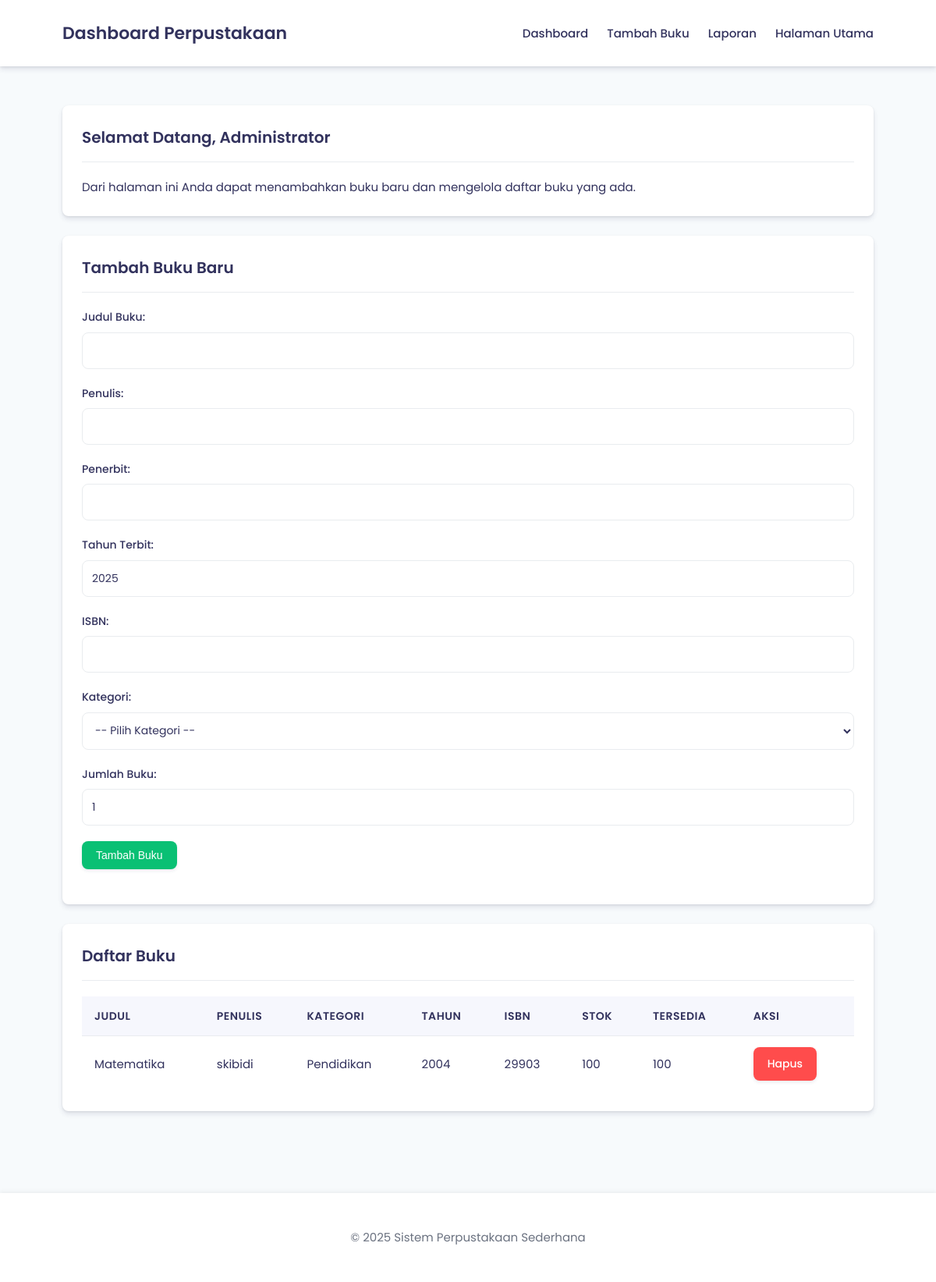
Screenshot of /admin/tambah_buku.php (signed in) with the database file from the repository.
### tables this page shows
CREATE TABLE `buku` (
  `id` int(11) NOT NULL,
  `judul` varchar(255) NOT NULL,
  `penulis` varchar(255) NOT NULL,
  `penerbit` varchar(255) NOT NULL,
  `tahun_terbit` int(11) NOT NULL,
  `isbn` varchar(20) NOT NULL,
  `kategori` varchar(100) NOT NULL,
  `jumlah_tersedia` int(11) NOT NULL DEFAULT 1,
  `total_stok` int(11) NOT NULL DEFAULT 1,
  `created_at` timestamp NOT NULL DEFAULT current_timestamp()
);

### includes/functions.php (called while the page is built, shortened)
<?php
require_once '../config/database.php';
function get_all_books()
{
    global $conn;
    $query = "SELECT * FROM buku ORDER BY judul ASC";
    $result = mysqli_query($conn, $query);
    $books = [];
    while ($row = mysqli_fetch_assoc($result)) {
        $books[] = $row;
    }
    return $books;
}
?>

### admin/tambah_buku.php (the view, shortened to what this page needs)
<?php
require_once '../config/database.php';
require_once '../includes/functions.php';
$books = get_all_books();
$admin_id = $_SESSION['admin_id'];
$query_admin = "SELECT * FROM admin WHERE id = '$admin_id'";
$result_admin = mysqli_query($conn, $query_admin);
$admin = mysqli_fetch_assoc($result_admin);
?>
<!DOCTYPE html>
<html lang="id">
<head>
    <link rel="stylesheet" href="../assets/css/style.css">
</head>
<body>
    <header>
        <div class="container">
            <h1>Dashboard Perpustakaan</h1>
            <nav>
                <ul>
                    <li><a href="dashboard.php">Dashboard</a></li>
                    <li><a href="tambah_buku.php">Tambah Buku</a></li>
                    <li><a href="laporan.php">Laporan</a></li>
                    <li><a href="../dashboard_utama.php">Halaman Utama</a></li>
                </ul>
            </nav>
        </div>
    </header>
    <div class="container">
        <div class="card">
            <div class="card-header">
                <h2>Selamat Datang, <?php echo $admin['nama']; ?></h2>
            </div>
            <p>Dari halaman ini Anda dapat menambahkan buku baru dan mengelola daftar buku yang ada.</p>
        </div>
        <div class="card">
            <div class="card-header">
                <h2>Tambah Buku Baru</h2>
            </div>
            <form id="book-form" method="POST" action="">
                <div>
                    <label for="judul">Judul Buku:</label>
                    <input type="text" id="judul" name="judul" value="<?php echo isset($_POST['judul']) ? $_POST['judul'] : ''; ?>" required>
                </div>
                <div>
                    <label for="penulis">Penulis:</label>
                    <input type="text" id="penulis" name="penulis" value="<?php echo isset($_POST['penulis']) ? $_POST['penulis'] : ''; ?>" required>
                </div>
                <div>
                    <label for="penerbit">Penerbit:</label>
                    <input type="text" id="penerbit" name="penerbit" value="<?php echo isset($_POST['penerbit']) ? $_POST['penerbit'] : ''; ?>" required>
                </div>
                <div>
                    <label for="tahun_terbit">Tahun Terbit:</label>
                    <input type="number" id="tahun_terbit" name="tahun_terbit" min="1900" max="<?php echo date('Y'); ?>" value="<?php echo isset($_POST['tahun_terbit']) ? $_POST['tahun_terbit'] : date('Y'); ?>" required>
                </div>
                <div>
                    <label for="isbn">ISBN:</label>
                    <input type="text" id="isbn" name="isbn" value="<?php echo isset($_POST['isbn']) ? $_POST['isbn'] : ''; ?>" required>
                </div>
                <div>
                    <label for="kategori">Kategori:</label>
                    <select id="kategori" name="kategori" required>
                        <option value="">-- Pilih Kategori --</option>
                    </select>
                </div>
                <div>
                    <label for="jumlah">Jumlah Buku:</label>
                    <input type="number" id="jumlah" name="jumlah" min="1" value="<?php echo isset($_POST['jumlah']) ? $_POST['jumlah'] : '1'; ?>" required>
                </div>
                <div>
                    <button type="submit" name="tambah_buku" class="btn btn-success">Tambah Buku</button>
                </div>
            </form>
        </div>
        <div class="card">
            <div class="card-header">
                <h2>Daftar Buku</h2>
            </div>
            <?php if (count($books) > 0): ?>
                <table>
                    <thead>
                        <tr>
                            <th>Judul</th>
                            <th>Penulis</th>
                            <th>Kategori</th>
                            <th>Tahun</th>
                            <th>ISBN</th>
                            <th>Stok</th>
                            <th>Tersedia</th>
                            <th>Aksi</th>
                        </tr>
                    </thead>
                    <tbody>
                        <?php foreach ($books as $book): ?>
                            <tr>
                                <td><?php echo $book['judul']; ?></td>
                                <td><?php echo $book['penulis']; ?></td>
                                <td><?php echo $book['kategori']; ?></td>
                                <td><?php echo $book['tahun_terbit']; ?></td>
                                <td><?php echo $book['isbn']; ?></td>
                                <td><?php echo $book['total_stok']; ?></td>
                                <td><?php echo $book['jumlah_tersedia']; ?></td>
                                <td>
                                    <a href="tambah_buku.php?action=delete&id=<?php echo $book['id']; ?>" class="btn btn-danger" onclick="return confirm('Yakin ingin menghapus buku ini?');">Hapus</a>
                                </td>
                            </tr>
                        <?php endforeach; ?>
                    </tbody>
                </table>
            <?php else: ?>
                <p>Belum ada buku yang tersedia.</p>
            <?php endif; ?>
        </div>
    </div>
    <footer>
        <div class="container">
            <p>&copy; <?php echo date('Y'); ?> Sistem Perpustakaan Sederhana</p>
        </div>
    </footer>
</body>
</html>

### assets/css/style.css (style rules this page uses)
:root { --primary: #5469d4; --primary-light: #7b8ce6; --secondary: #32325d; --success: #0ac074; --danger: #ff4c4c; --warning: #ffb82e; --info: #17a2b8; --light: #f8f9fa; --dark: #212529; --gray: #6b7280; --light-gray: #e9ecef; --white: #ffffff; --shadow: 0 4px 6px rgba(50, 50, 93, 0.11), 0 1px 3px rgba(0, 0, 0, 0.08); --shadow-lg: 0 10px 20px rgba(50, 50, 93, 0.15), 0 5px 8px rgba(0, 0, 0, 0.1); --border-radius: 8px; --transition: all 0.2s ease; }
* { box-sizing: border-box; margin: 0; padding: 0; }
body { font-family: 'Poppins'; line-height: 1.6; margin: 0; padding: 0; background-color: #f7fafc; color: var(--secondary); font-size: 15px; }
.container { width: 90%; max-width: 1200px; margin: 0 auto; padding: 20px; }
header { background-color: var(--white); color: var(--secondary); padding: 15px 0; margin-bottom: 30px; box-shadow: var(--shadow); position: sticky; top: 0; z-index: 1000; }
header .container { display: flex; justify-content: space-between; align-items: center; padding: 10px 20px; }
header h1 { margin: 0; font-size: 22px; font-weight: 600; color: var(--secondary); }
nav ul { list-style: none; display: flex; margin: 0; padding: 0; }
nav ul li { margin-left: 24px; }
nav ul li a { color: var(--secondary); text-decoration: none; font-weight: 500; padding: 5px 0; position: relative; transition: var(--transition); }
nav ul li a:after { content: ''; position: absolute; width: 0; height: 2px; display: block; margin-top: 3px; background: var(--primary); transition: var(--transition); }
.card { background-color: var(--white); border-radius: var(--border-radius); box-shadow: var(--shadow); margin-bottom: 25px; padding: 25px; transition: var(--transition); }
.card-header { border-bottom: 1px solid var(--light-gray); padding-bottom: 15px; margin-bottom: 20px; display: flex; justify-content: space-between; align-items: center; }
.card-header h2 { margin: 0; font-size: 20px; font-weight: 600; color: var(--secondary); }
.btn { display: inline-block; padding: 10px 18px; border-radius: var(--border-radius); background-color: var(--primary); color: var(--white); text-decoration: none; border: none; cursor: pointer; font-size: 14px; font-weight: 500; transition: var(--transition); box-shadow: 0 2px 4px rgba(50, 50, 93, 0.1); }
.btn-success { background-color: var(--success); }
.btn-danger { background-color: var(--danger); }
table { width: 100%; border-collapse: collapse; margin-bottom: 0; }
table th, table td { padding: 14px 16px; text-align: left; vertical-align: middle; }
table th { background-color: rgba(84, 105, 212, 0.05); color: var(--secondary); font-weight: 600; border-bottom: 1px solid var(--light-gray); font-size: 14px; text-transform: uppercase; letter-spacing: 0.5px; }
table td { border-bottom: 1px solid var(--light-gray); color: var(--secondary); }
table tbody tr:last-child td { border-bottom: none; }
form div:not(.form-row) { margin-bottom: 20px; }
label { display: block; margin-bottom: 8px; font-weight: 500; color: var(--secondary); font-size: 14px; }
input[type="text"], input[type="email"], input[type="password"], input[type="number"], input[type="date"], select, textarea { width: 100%; padding: 12px; border: 1px solid var(--light-gray); border-radius: var(--border-radius); box-sizing: border-box; transition: var(--transition); background-color: var(--white); color: var(--secondary); font-family: inherit; font-size: 14px; }
footer { text-align: center; padding: 25px 0; background-color: var(--white); color: var(--gray); margin-top: 60px; box-shadow: 0 -2px 5px rgba(0, 0, 0, 0.05); }

### rows the page displays
buku: judul "Matematika", penulis "skibidi", kategori "Pendidikan", tahun_terbit "2004", isbn "29903", total_stok "100", jumlah_tersedia "100"

### other values shown
$admin['nama'] "Administrator"
